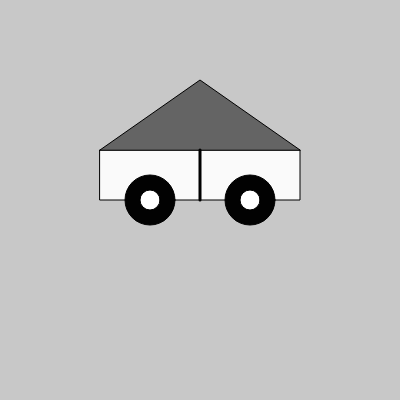
Frame 1 (no input)
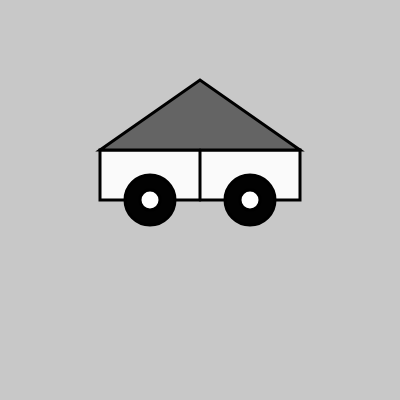
Frame 60 (no input)
Frame 120 (the mouse pressed at the canvas centre since frame 60): identical to frame 60, image omitted

The p5.js sketch that drew these frames (run headless with seeded random() and noise() and a simulated clock; from frame 60 on, the mouse is pressed at the canvas centre):

// p5.js sketch
// ── sketch.js
function setup() {
  createCanvas(400, 400);
}

function draw() {
  background(200);
  fill(250);
 
  rect(100,150,200,50);
  fill(2)
 
  ellipse(150,200,50,50);
 
  ellipse(250,200,50,50);
  fill(255);
  ellipse(250,200,20,20);
  ellipse(150,200,20,20);
  fill(100,255)
  
  triangle(300,150,200,80,100,150)
  stroke(0)
  strokeWeight(3)
  line(200,150,200,200)
  

  
}
